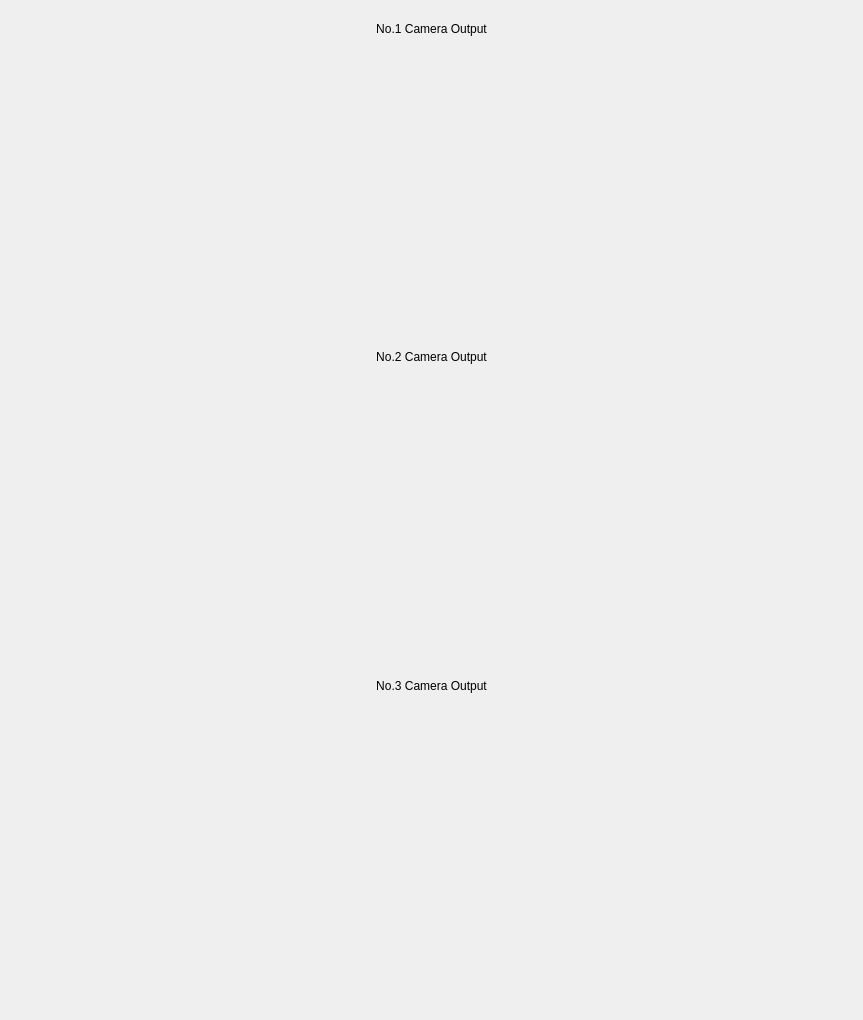
                              <widget class="QWidget" name="scrollAreaWidgetContents">
                               <property name="geometry">
                                <rect>
                                 <x>0</x>
                                 <y>0</y>
                                 <width>863</width>
                                 <height>1020</height>
                                </rect>
                               </property>
                               <layout class="QVBoxLayout" name="verticalLayout_25">
                                <item>
                                 <widget class="QFrame" name="verticalFrame_2">
                                  <layout class="QVBoxLayout" name="verticalLayout_24">
                                   <item>
                                    <widget class="QLabel" name="label">
                                     <property name="text">
                                      <string>No.1 Camera Output</string>
                                     </property>
                                     <property name="alignment">
                                      <set>Qt::AlignCenter</set>
                                     </property>
                                    </widget>
                                   </item>
                                   <item>
                                    <widget class="PlotWidget" name="cam_GraphWidget_1" native="true">
                                     <property name="minimumSize">
                                      <size>
                                       <width>0</width>
                                       <height>300</height>
                                      </size>
                                     </property>
                                     <property name="maximumSize">
                                      <size>
                                       <width>16777215</width>
                                       <height>16777213</height>
                                      </size>
                                     </property>
                                    </widget>
                                   </item>
                                   <item>
                                    <widget class="QLabel" name="label_2">
                                     <property name="text">
                                      <string>No.2 Camera Output</string>
                                     </property>
                                     <property name="alignment">
                                      <set>Qt::AlignCenter</set>
                                     </property>
                                    </widget>
                                   </item>
                                   <item>
                                    <widget class="PlotWidget" name="cam_GraphWidget_2" native="true">
                                     <property name="minimumSize">
                                      <size>
                                       <width>0</width>
                                       <height>300</height>
                                      </size>
                                     </property>
                                    </widget>
                                   </item>
                                   <item>
                                    <widget class="QLabel" name="label_3">
                                     <property name="text">
                                      <string>No.3 Camera Output</string>
                                     </property>
                                     <property name="alignment">
                                      <set>Qt::AlignCenter</set>
                                     </property>
                                    </widget>
                                   </item>
                                   <item>
                                    <widget class="PlotWidget" name="cam_GraphWidget_3" native="true">
                                     <property name="minimumSize">
                                      <size>
                                       <width>0</width>
                                       <height>300</height>
                                      </size>
                                     </property>
                                    </widget>
                                   </item>
                                  </layout>
                                 </widget>
                                </item>
                               </layout>
                              </widget>
